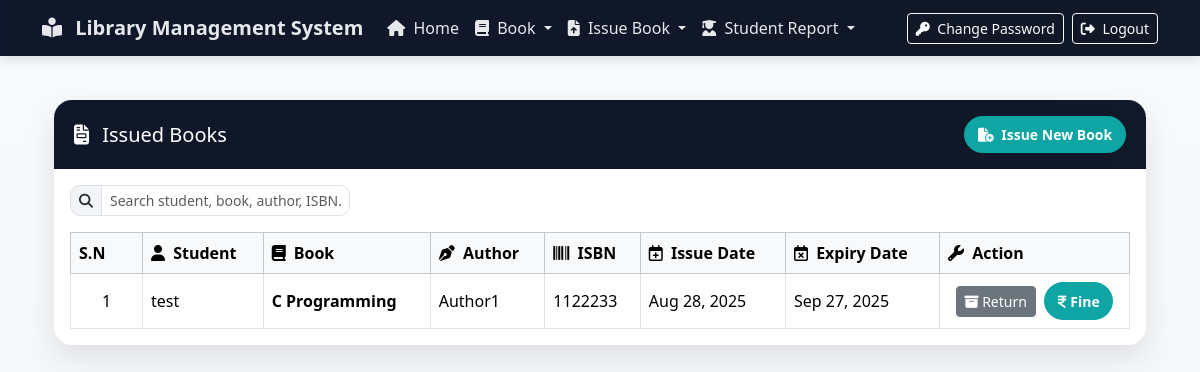
/viewissue/ (signed in), run on the app's committed database.
### library/models.py (models this page shows, shortened)
class Student(models.Model):
    studentinfo = models.ForeignKey(Studentinfo,on_delete=models.CASCADE, null=True)
    book = models.ForeignKey(Book,on_delete=models.CASCADE, null=True)
    issue_date = models.DateField(null=True)
    expiry_date = models.DateField(null=True)

class Studentinfo(models.Model):
    user=models.ForeignKey(User,on_delete=models.CASCADE,null=True)
    rollNo=models.CharField(max_length=100,null=True)
    branch=models.CharField(max_length=100,null=True)

class Book(models.Model):
    book_name=models.CharField(max_length=100, null=True)
    category = models.CharField(max_length=30,null=True)
    quantity =models.IntegerField(null=True)
    author = models.CharField(max_length=100,null=True)
    isbn = models.IntegerField(null=True)

### library/views.py (the view)
# urls.py: path('viewissue/',Viewissue, name='viewissue'),
def Viewissue(request):
    if not request.user.is_authenticated:
        return redirect('studentlogin')
    order1 = Student.objects.all()
    d = {'data1':order1}
    return render(request,'viewissue.html',d)

### library/templates/viewissue.html (shortened to what this page needs)
{% extends 'navigation.html' %}
{% load static %}
{% block body %}
<div class="container py-4">
  <div class="card card-shell">
    <div class="card-header-brand d-flex flex-wrap align-items-center gap-2">
      <h5 class="mb-0"><i class="fa-solid fa-file-invoice me-2"></i> Issued Books</h5>
      <div class="ms-auto d-flex gap-2">
        <a href="{% url 'issuebook' %}" class="btn btn-brand btn-sm">
          <i class="fa-solid fa-file-circle-plus me-1"></i> Issue New Book
        </a>
      </div>
    </div>
    <div class="card-body">
      <div class="row g-3 align-items-center justify-content-between mb-3">
        <div class="col-12 col-md-auto">
          <div class="input-group input-group-sm search-wrap" style="min-width:280px;">
            <span class="input-group-text"><i class="fa-solid fa-magnifying-glass"></i></span>
            <input id="tableSearch" type="text" class="form-control" placeholder="Search student, book, author, ISBN…">
          </div>
        </div>
      </div>
      <div class="table-responsive">
        <table id="issuedTable" class="table table-hover table-bordered align-middle mb-0">
          <thead class="table-light">
            <tr>
              <th style="width:72px;">S.N</th>
              <th><i class="fa-solid fa-user me-1"></i> Student</th>
              <th><i class="fa-solid fa-book me-1"></i> Book</th>
              <th><i class="fa-solid fa-pen-nib me-1"></i> Author</th>
              <th><i class="fa-solid fa-barcode me-1"></i> ISBN</th>
              <th><i class="fa-regular fa-calendar-plus me-1"></i> Issue Date</th>
              <th><i class="fa-regular fa-calendar-xmark me-1"></i> Expiry Date</th>
              <th style="width:190px;"><i class="fa-solid fa-wrench me-1"></i> Action</th>
            </tr>
          </thead>
          <tbody>
            {% for i in data1 %}
            <tr>
              <td class="text-center">{{ forloop.counter }}</td>
              <td>{{ i.studentinfo.user.username }}</td>
              <td class="fw-semibold">{{ i.book.book_name }}</td>
              <td>{{ i.book.author }}</td>
              <td>{{ i.book.isbn }}</td>
              <td>{{ i.issue_date|date:"M d, Y" }}</td>
              <td>{{ i.expiry_date|date:"M d, Y" }}</td>
              <td class="text-center">
                <a href="{% url 'returnbook' i.id %}"
                   class="btn btn-sm btn-secondary confirm-return me-1"
                   data-url="{% url 'returnbook' i.id %}"
                   data-student="{{ i.studentinfo.user.username }}"
                   data-book="{{ i.book.book_name }}">
                  <i class="fa-solid fa-box-archive"></i> Return
                </a>
                <a href="{% url 'fine' i.id %}" class="btn btn-sm btn-brand">
                  <i class="fa-solid fa-indian-rupee-sign"></i> Fine
                </a>
              </td>
            </tr>
            {% empty %}
            <tr>
              <td colspan="8" class="text-center py-4 text-muted">
                <i class="fa-regular fa-face-smile-beam me-1"></i> No active issues. All books are returned!
              </td>
            </tr>
            {% endfor %}
          </tbody>
        </table>
      </div>
    </div>
  </div>
</div>
{% endblock %}

### library/templates/navigation.html (style rules this page uses)
:root { --brand-bg: #0f172a; --brand-primary: #0ea5a4; --brand-accent: #f59e0b; }
html, body { min-height: 100%; background: linear-gradient(180deg,#f8fafc 0%, #f3f4f6 100%); }
.btn-brand { --bs-btn-padding-x: .9rem; --bs-btn-padding-y: .45rem; --bs-btn-font-weight: 600; --bs-btn-border-radius: 999px; --bs-btn-color:#fff; --bs-btn-bg: var(--brand-primary); --bs-btn-border-color: var(--brand-primary); --bs-btn-hover-color:#fff; --bs-btn-hover-bg:#0c8f8e; --bs-btn-hover-border-color:#0c8f8e; --bs-btn-active-color:#fff; --bs-btn-active-bg:#0b7f7e; --bs-btn-active-border-color:#0b7f7e; --bs-btn-focus-shadow-rgb: 14,165,164; }

### library/templates/viewissue.html (style rules this page uses)
.card-shell { border:0; border-radius:18px; background:#fff; box-shadow:0 12px 30px rgba(2,6,23,.10); overflow:hidden; }
.card-header-brand { background: linear-gradient(90deg, var(--brand-bg, #0f172a), #111827); color:#fff; padding:16px 20px; }
.search-wrap .input-group-text { background:#f3f4f6; }
.search-wrap .form-control, .search-wrap .input-group-text { border-radius:10px; }
.btn-brand { --bs-btn-padding-x:.8rem; --bs-btn-padding-y:.45rem; --bs-btn-font-weight:600; --bs-btn-border-radius:999px; --bs-btn-color:#fff; --bs-btn-bg: var(--brand-primary,#0ea5a4); --bs-btn-border-color: var(--brand-primary,#0ea5a4); --bs-btn-hover-color:#fff; --bs-btn-hover-bg:#0c8f8e; --bs-btn-hover-border-color:#0c8f8e; }

### data on the page
Student: studentinfo.user.username "test", book.book_name "C Programming", book.author "Author1", book.isbn "1122233", issue_date "Aug 28, 2025", expiry_date "Sep 27, 2025"
